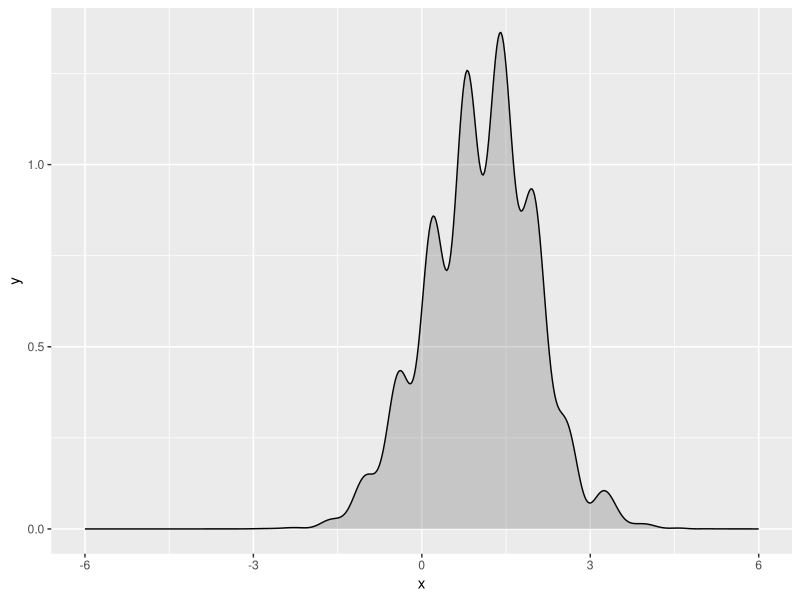
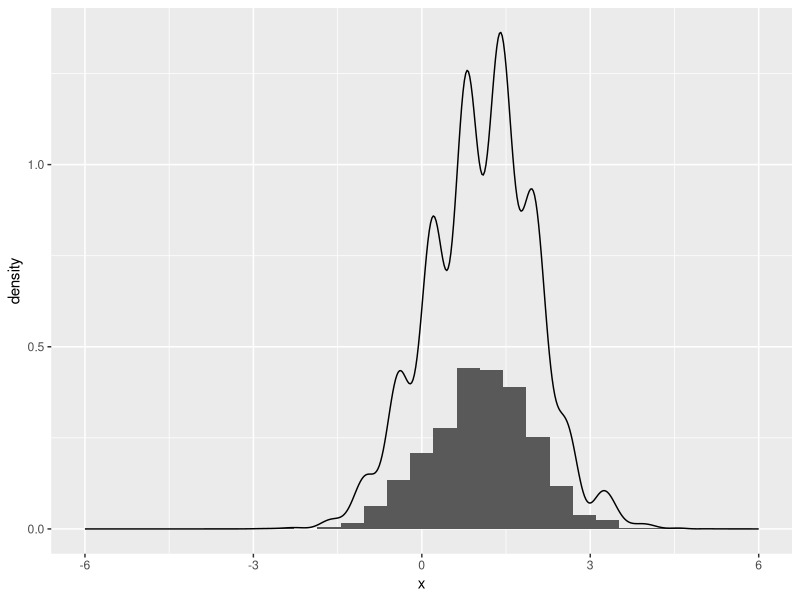
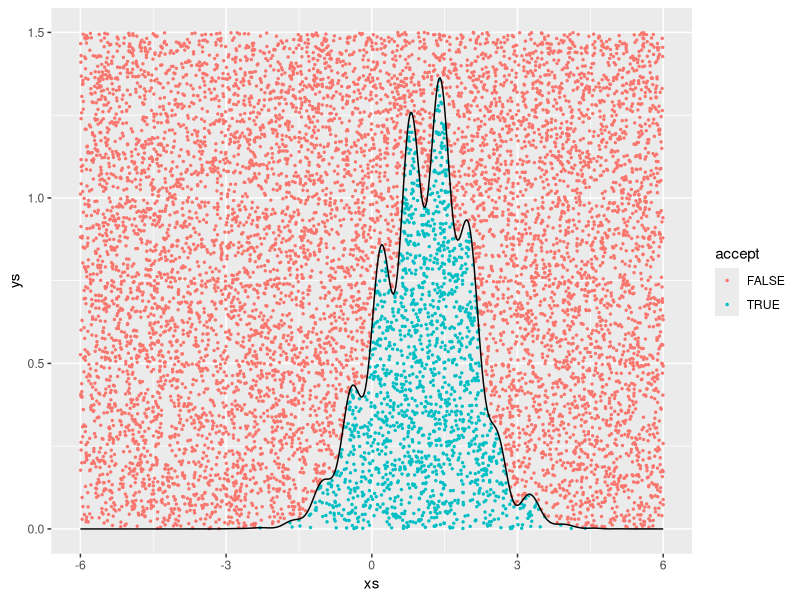
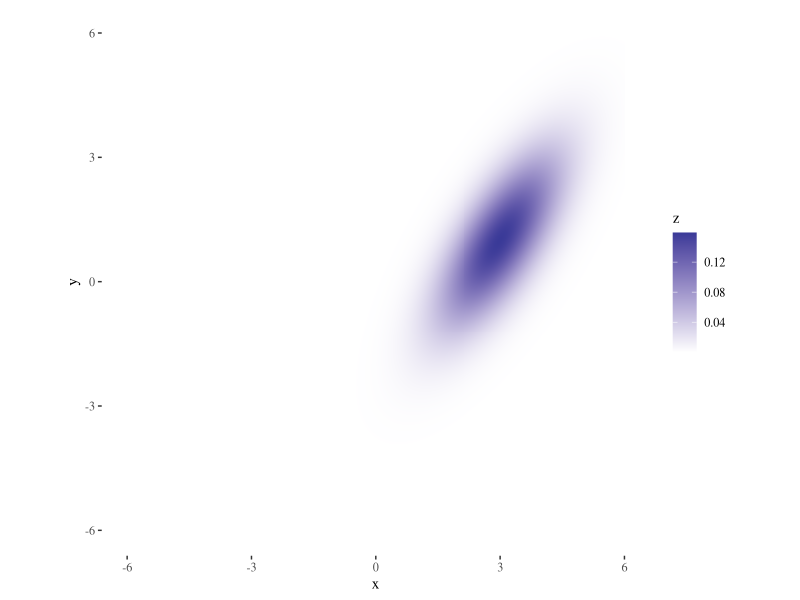
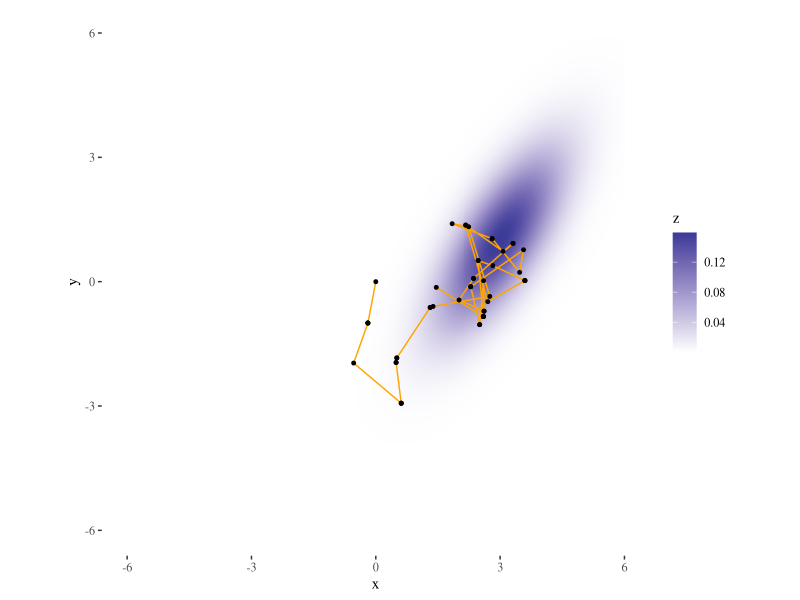
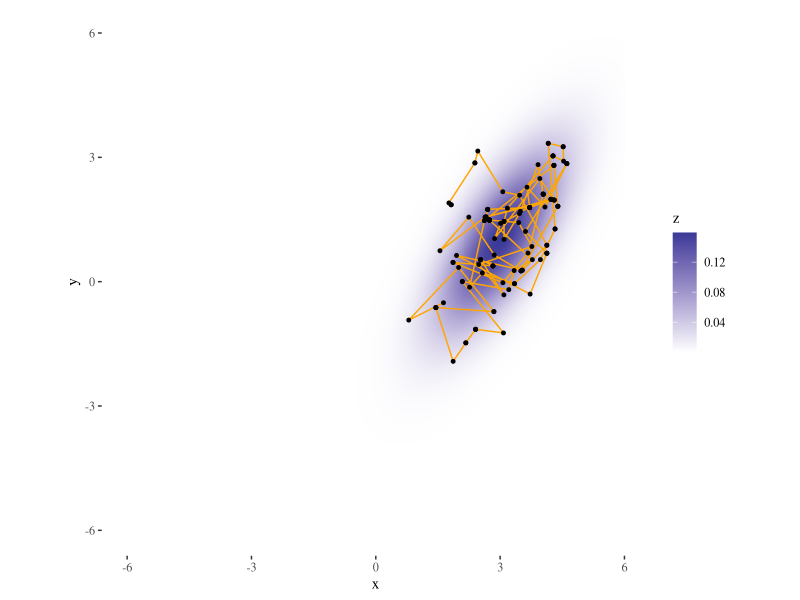
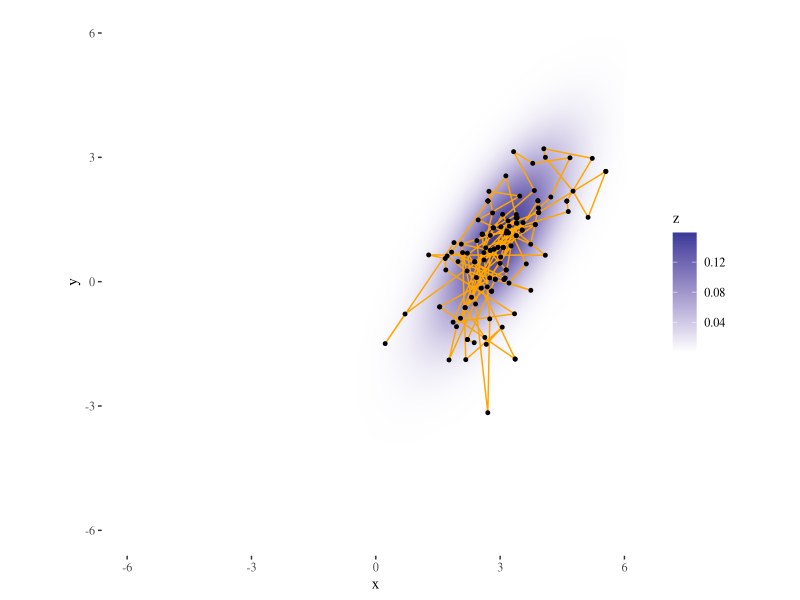

Reproduce these figures in R, in order.
## ---- chunk 1

library(ggplot2)
library(ggthemes)

f <- function(x){
	( sin(.2 * x^3) + sin(x^2) / 5 + 2.5 + sin(10 * x) / 2 ) * dnorm( x, mean = 1 )
}

# boundary for the x axis
x_max <- 6
x_min <- -6

x <- seq( x_min, x_max, length.out = 500 )
y <- f(x)
data <- data.frame( x = x, y = y )

ggplot( data, aes( x, y ) ) + geom_line() + 
geom_ribbon( aes( ymin = 0, ymax = y ), alpha = 0.2 )

## ---- chunk 2

# throw N darts (uniformly distributed x-y pairs) at the plot above
N <- 10000
ceiling <- 1.5
xs <- runif( N, min = x_min, max = x_max )
ys <- runif( N, min = 0, max = ceiling )

# accept any samples that are below the function curve
accepted_samples <- xs[ ys <= f(xs) ]

ggplot( data.frame( x = accepted_samples ) ) + 
geom_histogram( aes( x = x, y = ..density.. ) ) + 
geom_line( data = data, aes( x, y ) )

# study the samples however you want
# mean(accepted_samples)
# quantile(accepted_samples, probs = seq(0, 1, length = 4 ) )

## ---- chunk 3

# accepted and unaccepted points
df <- data.frame( xs = xs, ys = ys, accept = ys <= f(xs) )

# plot the accepted and unaccepted point
ggplot( df, aes( xs, ys ) ) + 
geom_point( aes( color = accept ), size = 0.5 ) + 
geom_line( data = data, aes( x, y ) )

## ---- chunk 4

lik <- function( x, y ){
	dnorm(x - 3) * dnorm(y - x + 2)
}

grid_values <- seq( x_min, x_max, length = 500 )
grid <- expand.grid( x = grid_values, y = grid_values )
z <- lik( grid$x, grid$y )

# prior probability plot
plot <- ggplot( data = grid, aes( x = x, y = y ) ) + 
		geom_raster( aes( fill = z ) ) + 
		scale_fill_gradient2() + coord_equal() +
		theme_tufte()
plot

## ---- chunk 5

# Metropolis-Hastings algorithm (will elaborate on this later)
MCMC <- function( iter, burnin = 0, thin = 1 )
{
	# the list of the first argument for dimnames is to specify the row names,
	# sampling starts at a random point, here 0, 0 
	samples <- matrix( NA, nrow = iter, ncol = 2, 
					   dimnames = list( NULL, c( "x", "y" ) ) )
	samples[ 1, ] <- c( 0, 0 )

	for(i in 2:iter){

		sample <- samples[ i - 1, ]
		for(j in 1:thin){
			
			# propose a new sample point		
			proposal <- sample + rnorm( n = 2, mean = 0, sd = 1 )

			# compare its likelihood with the current position
			lik_old <- lik( sample["x"], sample["y"] )
			lik_new <- lik( proposal["x"], proposal["y"] )
			ratios  <- lik_new / lik_old

			# flip a coin and accept the 
			# new proposal with probability min( ratio, 1 ),
			# if you don't accept the proposal,
			# then just keep what you had in the last step,
			# meaning nothing changed.
			# note that 1 is evaluated as TRUE
			if( rbinom( 1, size = 1, prob = min( ratios, 1 ) ) )
				sample <- proposal
		}
		samples[ i, ] <- sample
	}
	return( data.frame( samples[ (burnin + 1):iter, ] )	)
}

TracePlot <- function( plot, samples ){
	plot + 
	geom_path( data = samples, aes( x, y ), color = "orange" ) + 
	geom_point( data = samples, aes( x, y ), size = 1 )
}

## ---- chunk 6

# plot that shows the first few sampling points are not good ones
samples <- MCMC(iter = 50)
TracePlot( plot, samples )

# plot with burnin, discard the bad sampling points in the beginning
samples <- MCMC( iter = 250, burnin = 125 )
TracePlot( plot, samples )

# use thin to avoid correlation and 
# explore more of the sample space
samples <- MCMC( iter = 250, burnin = 125, thin = 2 )
TracePlot( plot, samples )

## ---- chunk 7

sessionInfo()

